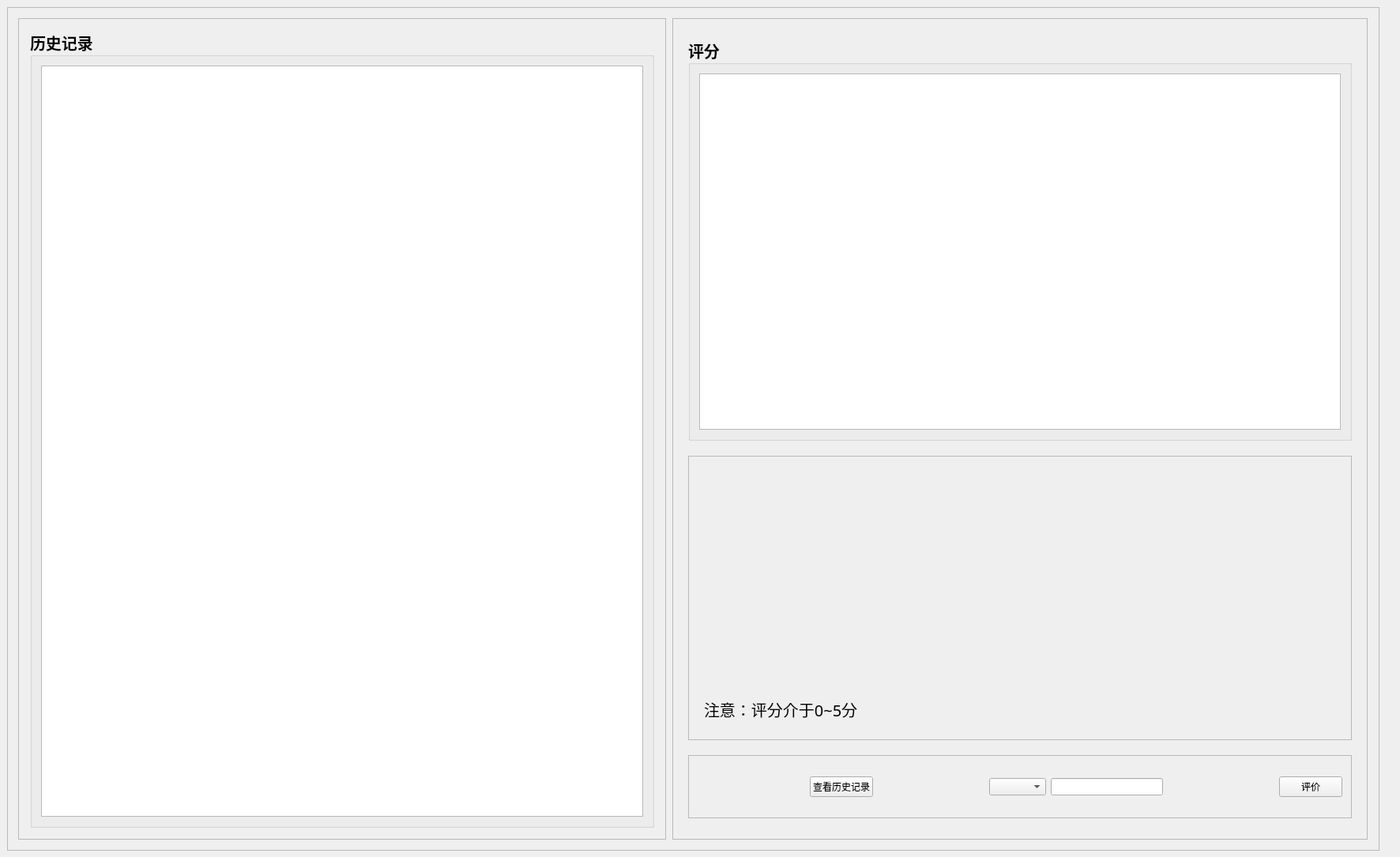
<?xml version="1.0" encoding="UTF-8"?>
<ui version="4.0">
 <class>Order_historyClass</class>
 <widget class="QWidget" name="Order_historyClass">
  <property name="geometry">
   <rect>
    <x>0</x>
    <y>0</y>
    <width>1772</width>
    <height>1085</height>
   </rect>
  </property>
  <property name="windowTitle">
   <string>Order_history</string>
  </property>
  <widget class="QFrame" name="brk2">
   <property name="geometry">
    <rect>
     <x>9</x>
     <y>9</y>
     <width>1737</width>
     <height>1068</height>
    </rect>
   </property>
   <property name="frameShape">
    <enum>QFrame::StyledPanel</enum>
   </property>
   <property name="frameShadow">
    <enum>QFrame::Raised</enum>
   </property>
   <layout class="QGridLayout" name="gridLayout">
    <item row="0" column="0">
     <widget class="QFrame" name="frame_history">
      <property name="sizePolicy">
       <sizepolicy hsizetype="Fixed" vsizetype="Fixed">
        <horstretch>0</horstretch>
        <verstretch>0</verstretch>
       </sizepolicy>
      </property>
      <property name="minimumSize">
       <size>
        <width>820</width>
        <height>1040</height>
       </size>
      </property>
      <property name="maximumSize">
       <size>
        <width>820</width>
        <height>1040</height>
       </size>
      </property>
      <property name="frameShape">
       <enum>QFrame::StyledPanel</enum>
      </property>
      <property name="frameShadow">
       <enum>QFrame::Raised</enum>
      </property>
      <layout class="QGridLayout" name="gridLayout_2">
       <item row="0" column="0">
        <widget class="QGroupBox" name="groupBox_2">
         <property name="sizePolicy">
          <sizepolicy hsizetype="Fixed" vsizetype="Fixed">
           <horstretch>0</horstretch>
           <verstretch>0</verstretch>
          </sizepolicy>
         </property>
         <property name="minimumSize">
          <size>
           <width>790</width>
           <height>1010</height>
          </size>
         </property>
         <property name="maximumSize">
          <size>
           <width>790</width>
           <height>1010</height>
          </size>
         </property>
         <property name="font">
          <font>
           <family>楷体</family>
           <pointsize>15</pointsize>
           <weight>75</weight>
           <italic>false</italic>
           <bold>true</bold>
          </font>
         </property>
         <property name="title">
          <string>历史记录</string>
         </property>
         <layout class="QGridLayout" name="gridLayout_3">
          <item row="0" column="1">
           <widget class="QTableView" name="tableView_history"/>
          </item>
         </layout>
        </widget>
       </item>
      </layout>
     </widget>
    </item>
    <item row="0" column="1">
     <widget class="QFrame" name="frame_comment">
      <property name="sizePolicy">
       <sizepolicy hsizetype="Fixed" vsizetype="Fixed">
        <horstretch>0</horstretch>
        <verstretch>0</verstretch>
       </sizepolicy>
      </property>
      <property name="minimumSize">
       <size>
        <width>880</width>
        <height>1040</height>
       </size>
      </property>
      <property name="maximumSize">
       <size>
        <width>880</width>
        <height>1040</height>
       </size>
      </property>
      <property name="frameShape">
       <enum>QFrame::StyledPanel</enum>
      </property>
      <property name="frameShadow">
       <enum>QFrame::Raised</enum>
      </property>
      <layout class="QGridLayout" name="gridLayout_5">
       <item row="0" column="0">
        <widget class="QGroupBox" name="groupBox_comment">
         <property name="sizePolicy">
          <sizepolicy hsizetype="Fixed" vsizetype="Fixed">
           <horstretch>0</horstretch>
           <verstretch>0</verstretch>
          </sizepolicy>
         </property>
         <property name="minimumSize">
          <size>
           <width>840</width>
           <height>510</height>
          </size>
         </property>
         <property name="maximumSize">
          <size>
           <width>840</width>
           <height>510</height>
          </size>
         </property>
         <property name="font">
          <font>
           <family>楷体</family>
           <pointsize>15</pointsize>
           <weight>75</weight>
           <bold>true</bold>
          </font>
         </property>
         <property name="title">
          <string>评分</string>
         </property>
         <layout class="QGridLayout" name="gridLayout_4">
          <item row="0" column="0">
           <widget class="QTableView" name="starView2"/>
          </item>
         </layout>
        </widget>
       </item>
       <item row="1" column="0">
        <widget class="QFrame" name="frame_btn">
         <property name="sizePolicy">
          <sizepolicy hsizetype="Fixed" vsizetype="Fixed">
           <horstretch>0</horstretch>
           <verstretch>0</verstretch>
          </sizepolicy>
         </property>
         <property name="minimumSize">
          <size>
           <width>840</width>
           <height>360</height>
          </size>
         </property>
         <property name="maximumSize">
          <size>
           <width>840</width>
           <height>360</height>
          </size>
         </property>
         <property name="frameShape">
          <enum>QFrame::StyledPanel</enum>
         </property>
         <property name="frameShadow">
          <enum>QFrame::Raised</enum>
         </property>
         <widget class="QLabel" name="label">
          <property name="geometry">
           <rect>
            <x>20</x>
            <y>290</y>
            <width>291</width>
            <height>61</height>
           </rect>
          </property>
          <property name="font">
           <font>
            <family>幼圆</family>
            <pointsize>15</pointsize>
           </font>
          </property>
          <property name="text">
           <string>注意：评分介于0~5分</string>
          </property>
          <property name="textFormat">
           <enum>Qt::AutoText</enum>
          </property>
         </widget>
        </widget>
       </item>
       <item row="2" column="0">
        <widget class="QFrame" name="frame">
         <property name="sizePolicy">
          <sizepolicy hsizetype="Fixed" vsizetype="Fixed">
           <horstretch>0</horstretch>
           <verstretch>0</verstretch>
          </sizepolicy>
         </property>
         <property name="minimumSize">
          <size>
           <width>840</width>
           <height>80</height>
          </size>
         </property>
         <property name="maximumSize">
          <size>
           <width>840</width>
           <height>80</height>
          </size>
         </property>
         <property name="frameShape">
          <enum>QFrame::StyledPanel</enum>
         </property>
         <property name="frameShadow">
          <enum>QFrame::Raised</enum>
         </property>
         <layout class="QGridLayout" name="gridLayout_6">
          <item row="0" column="0">
           <layout class="QHBoxLayout" name="horizontalLayout">
            <item>
             <spacer name="horizontalSpacer_2">
              <property name="orientation">
               <enum>Qt::Horizontal</enum>
              </property>
              <property name="sizeHint" stdset="0">
               <size>
                <width>40</width>
                <height>20</height>
               </size>
              </property>
             </spacer>
            </item>
            <item>
             <widget class="QPushButton" name="btn_contact">
              <property name="text">
               <string>查看历史记录</string>
              </property>
             </widget>
            </item>
            <item>
             <spacer name="horizontalSpacer_3">
              <property name="orientation">
               <enum>Qt::Horizontal</enum>
              </property>
              <property name="sizeHint" stdset="0">
               <size>
                <width>40</width>
                <height>20</height>
               </size>
              </property>
             </spacer>
            </item>
            <item>
             <widget class="QComboBox" name="cbox"/>
            </item>
            <item>
             <widget class="QLineEdit" name="grade"/>
            </item>
            <item>
             <spacer name="horizontalSpacer">
              <property name="orientation">
               <enum>Qt::Horizontal</enum>
              </property>
              <property name="sizeHint" stdset="0">
               <size>
                <width>40</width>
                <height>20</height>
               </size>
              </property>
             </spacer>
            </item>
            <item>
             <widget class="QPushButton" name="btn_comment">
              <property name="text">
               <string>评价</string>
              </property>
             </widget>
            </item>
           </layout>
          </item>
         </layout>
        </widget>
       </item>
      </layout>
     </widget>
    </item>
   </layout>
  </widget>
 </widget>
 <layoutdefault spacing="6" margin="11"/>
 <resources/>
 <connections/>
</ui>
